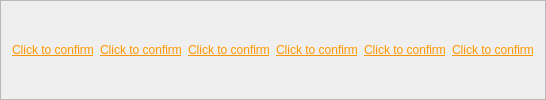
    <widget class="QFrame" name="confirmationBtnsFrame">
     <property name="styleSheet">
      <string notr="true">QPushButton{
	border: None;
	font: 10pt &quot;Microsoft YaHei&quot;;
	text-decoration: underline;
	color: rgb(255, 150, 0);
}

QPushButton:checked{
	color: rgb(30, 210, 80);
	font: bold;
	text-decoration: None;
}</string>
     </property>
     <property name="frameShape">
      <enum>QFrame::StyledPanel</enum>
     </property>
     <property name="frameShadow">
      <enum>QFrame::Raised</enum>
     </property>
     <layout class="QHBoxLayout" name="horizontalLayout_12">
      <property name="topMargin">
       <number>0</number>
      </property>
      <property name="bottomMargin">
       <number>0</number>
      </property>
      <item>
       <widget class="ConfirmationButton" name="vtLvlConfirmBtn">
        <property name="enabled">
         <bool>false</bool>
        </property>
        <property name="sizePolicy">
         <sizepolicy hsizetype="Preferred" vsizetype="Preferred">
          <horstretch>0</horstretch>
          <verstretch>0</verstretch>
         </sizepolicy>
        </property>
        <property name="text">
         <string>Click to confirm</string>
        </property>
        <property name="icon">
         <iconset resource="../resources.qrc">
          <normaloff>:/Icons/Icons/mouse-pointer.svg</normaloff>:/Icons/Icons/mouse-pointer.svg</iconset>
        </property>
        <property name="checkable">
         <bool>true</bool>
        </property>
        <property name="checked">
         <bool>false</bool>
        </property>
        <property name="flat">
         <bool>true</bool>
        </property>
       </widget>
      </item>
      <item>
       <widget class="ConfirmationButton" name="ptLvlConfirmBtn">
        <property name="enabled">
         <bool>false</bool>
        </property>
        <property name="sizePolicy">
         <sizepolicy hsizetype="Preferred" vsizetype="Preferred">
          <horstretch>0</horstretch>
          <verstretch>0</verstretch>
         </sizepolicy>
        </property>
        <property name="text">
         <string>Click to confirm</string>
        </property>
        <property name="icon">
         <iconset resource="../resources.qrc">
          <normaloff>:/Icons/Icons/mouse-pointer.svg</normaloff>:/Icons/Icons/mouse-pointer.svg</iconset>
        </property>
        <property name="checkable">
         <bool>true</bool>
        </property>
        <property name="checked">
         <bool>false</bool>
        </property>
        <property name="flat">
         <bool>true</bool>
        </property>
       </widget>
      </item>
      <item>
       <widget class="ConfirmationButton" name="mtLvlConfirmBtn">
        <property name="enabled">
         <bool>false</bool>
        </property>
        <property name="sizePolicy">
         <sizepolicy hsizetype="Preferred" vsizetype="Preferred">
          <horstretch>0</horstretch>
          <verstretch>0</verstretch>
         </sizepolicy>
        </property>
        <property name="text">
         <string>Click to confirm</string>
        </property>
        <property name="icon">
         <iconset resource="../resources.qrc">
          <normaloff>:/Icons/Icons/mouse-pointer.svg</normaloff>:/Icons/Icons/mouse-pointer.svg</iconset>
        </property>
        <property name="checkable">
         <bool>true</bool>
        </property>
        <property name="checked">
         <bool>false</bool>
        </property>
        <property name="flat">
         <bool>true</bool>
        </property>
       </widget>
      </item>
      <item>
       <widget class="ConfirmationButton" name="utLvlConfirmBtn">
        <property name="enabled">
         <bool>false</bool>
        </property>
        <property name="sizePolicy">
         <sizepolicy hsizetype="Preferred" vsizetype="Preferred">
          <horstretch>0</horstretch>
          <verstretch>0</verstretch>
         </sizepolicy>
        </property>
        <property name="text">
         <string>Click to confirm</string>
        </property>
        <property name="icon">
         <iconset resource="../resources.qrc">
          <normaloff>:/Icons/Icons/mouse-pointer.svg</normaloff>:/Icons/Icons/mouse-pointer.svg</iconset>
        </property>
        <property name="checkable">
         <bool>true</bool>
        </property>
        <property name="checked">
         <bool>false</bool>
        </property>
        <property name="flat">
         <bool>true</bool>
        </property>
       </widget>
      </item>
      <item>
       <widget class="ConfirmationButton" name="rtLvlConfirmBtn">
        <property name="enabled">
         <bool>false</bool>
        </property>
        <property name="sizePolicy">
         <sizepolicy hsizetype="Preferred" vsizetype="Preferred">
          <horstretch>0</horstretch>
          <verstretch>0</verstretch>
         </sizepolicy>
        </property>
        <property name="text">
         <string>Click to confirm</string>
        </property>
        <property name="icon">
         <iconset resource="../resources.qrc">
          <normaloff>:/Icons/Icons/mouse-pointer.svg</normaloff>:/Icons/Icons/mouse-pointer.svg</iconset>
        </property>
        <property name="checkable">
         <bool>true</bool>
        </property>
        <property name="checked">
         <bool>false</bool>
        </property>
        <property name="flat">
         <bool>true</bool>
        </property>
       </widget>
      </item>
      <item>
       <widget class="ConfirmationButton" name="ltLvlConfirmBtn">
        <property name="enabled">
         <bool>false</bool>
        </property>
        <property name="sizePolicy">
         <sizepolicy hsizetype="Preferred" vsizetype="Preferred">
          <horstretch>0</horstretch>
          <verstretch>0</verstretch>
         </sizepolicy>
        </property>
        <property name="text">
         <string>Click to confirm</string>
        </property>
        <property name="icon">
         <iconset resource="../resources.qrc">
          <normaloff>:/Icons/Icons/mouse-pointer.svg</normaloff>:/Icons/Icons/mouse-pointer.svg</iconset>
        </property>
        <property name="checkable">
         <bool>true</bool>
        </property>
        <property name="checked">
         <bool>false</bool>
        </property>
        <property name="flat">
         <bool>true</bool>
        </property>
       </widget>
      </item>
     </layout>
    </widget>
